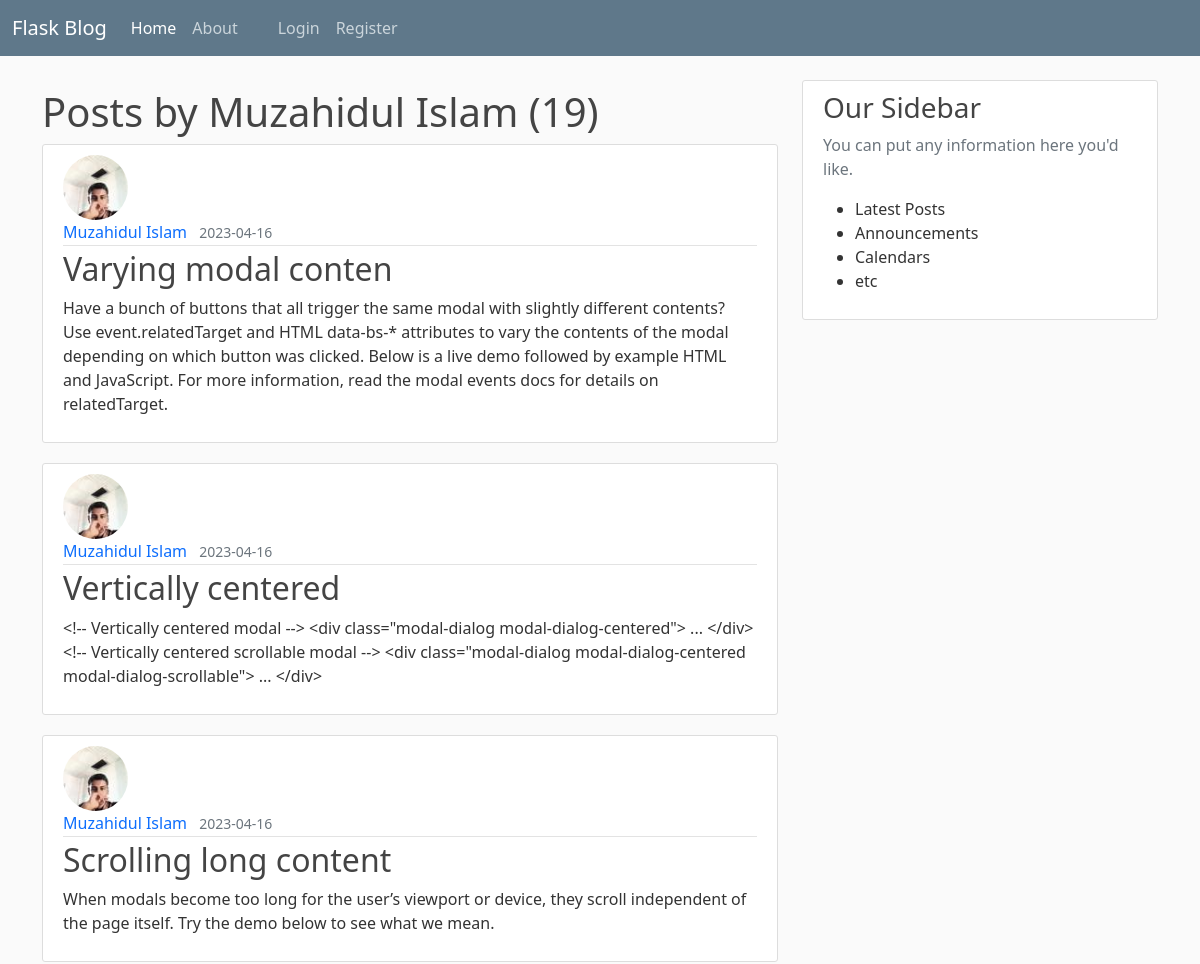
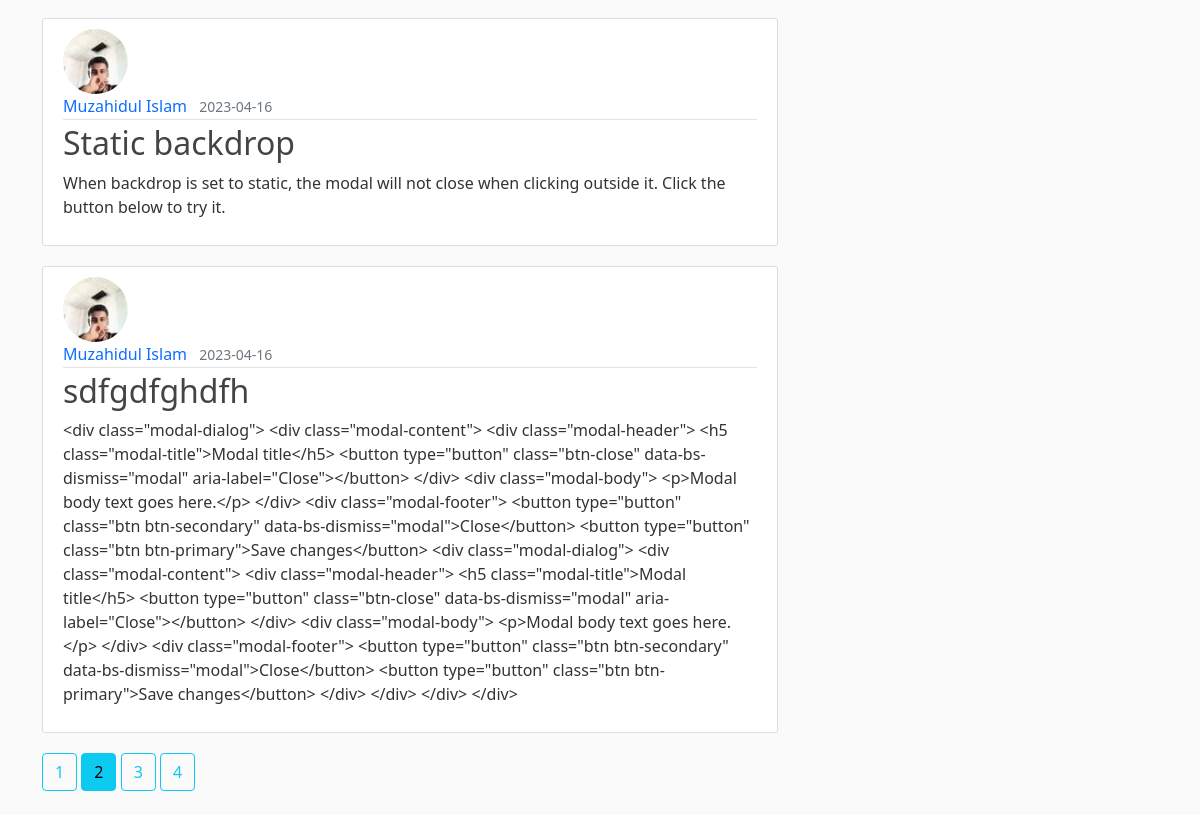
The page /user/Muzahidul Islam?page=2 on the database its author committed (2 pictures, top to bottom).
### flaskblog/models.py (models this page shows, shortened)
class User(db.Model, UserMixin):
    id = db.Column(db.Integer,primary_key=True)
    username = db.Column(db.String(20),unique=True,nullable=False)
    email = db.Column(db.String(120),unique=True,nullable=False)
    image_file = db.Column(db.String(20),nullable=False, default = 'default.jpg')
    password = db.Column(db.String(60),nullable=False)
    posts = db.relationship('Post', backref='author',lazy=True)

class Post(db.Model):
    id = db.Column(db.Integer,primary_key=True)
    title = db.Column(db.String(100), nullable=False)
    date_posted  = db.Column(db.DateTime, nullable=False , default = datetime.utcnow)
    content = db.Column(db.String(1000), nullable = False)
    user_id = db.Column(db.Integer, db.ForeignKey('user.id'), nullable = False)

### flaskblog/routes.py (the view)
@app.route("/user/<string:username>")#this is second route to go home page
def user_posts(username):
    page = request.args.get('page',1, type=int)
    user = User.query.filter_by(username=username).first_or_404()
    posts = Post.query.filter_by(author=user).order_by(Post.date_posted.desc()).paginate(page=page, per_page=5)
    return render_template('user_post.html', posts = posts, user=user) #sending arguments

### flaskblog/templates/user_post.html
{% extends "layout.html" %}
{% block content%}
    <h1 class="my-2">Posts by {{user.username}} ({{posts.total}})</h1>
    {% for post in posts.items %}
        <article class="media content-section">
            <img class="rounded-circle article-img" src="{{url_for('static', filename='profilePic/' + post.author.image_file)}}" alt="">
            <div class="media-body">
                <div class="article-metadata">
                    <a class="me-2" href="{{url_for('user_posts', username=post.author.username)}}">{{post.author.username}}</a>
                    <small class="text-muted">{{post.date_posted.strftime('%Y-%m-%d')}}</small>
                </div>
                <h2><a class="article-title" href="{{url_for('post', post_id=post.id)}}">{{post.title}}</a></h2>
                <p>{{post.content}}</p>
            </div>
        </article>
    {% endfor%}
    {% for page_num in posts.iter_pages(left_edge=1, right_edge=1, left_current=1, right_current=2) %}
        {% if page_num %}
            {% if posts.page == page_num %}
                <a class="btn btn-info mb-4" href="{{url_for('user_posts',page=page_num, username=user.username)}}">{{page_num}}</a>
            {% else %}
                <a class="btn btn-outline-info mb-4" href="{{url_for('user_posts',page=page_num, username=user.username)}}">{{page_num}}</a>
            {% endif %}
        {% else %}
        ...
        {% endif %}
    {% endfor %}
{% endblock content%}

### flaskblog/static/main.css (style rules this page uses)
body { background: #fafafa; color: #333333; margin-top: 5rem; }
h1,h2,h3,h4,h5,h6 { color: #444444; }
.content-section { background: #ffffff; padding: 10px 20px; border: 1px solid #dddddd; border-radius: 3px; margin-bottom: 20px; }
.article-title { color: #444444; }
.article-img { height: 65px; width: 65px; margin-right: 16px; }
.article-metadata { padding-bottom: 1px; margin-bottom: 4px; border-bottom: 1px solid #e3e3e3; }
a { text-decoration: none; }

### rows shown on the page
User: username "Muzahidul Islam"
Post: image_file (picture), author.username "Muzahidul Islam", date_posted "2023-04-16", title "Varying modal conten", content "Have a bunch of buttons that all trigger the same modal with slightly different contents? Use event.relatedTarget and HTML data-bs-* attributes to vary the contents of the modal depending on which button was clicked. Below is a live demo followed by example HTML and JavaScript. For more information, read the modal events docs for details on relatedTarget."
Post: image_file (picture), author.username "Muzahidul Islam", date_posted "2023-04-16", title "Vertically centered", content "<!-- Vertically centered modal --> <div class=\"modal-dialog modal-dialog-centered\"> ... </div> <!-- Vertically centered scrollable modal --> <div class=\"modal-dialog modal-dialog-centered modal-dialog-scrollable\"> ... </div>"
Post: image_file (picture), author.username "Muzahidul Islam", date_posted "2023-04-16", title "Scrolling long content", content "When modals become too long for the user’s viewport or device, they scroll independent of the page itself. Try the demo below to see what we mean."
Post: image_file (picture), author.username "Muzahidul Islam", date_posted "2023-04-16", title "Static backdrop", content "When backdrop is set to static, the modal will not close when clicking outside it. Click the button below to try it."
Post: image_file (picture), author.username "Muzahidul Islam", date_posted "2023-04-16", title "sdfgdfghdfh", content "<div class=\"modal-dialog\"> <div class=\"modal-content\"> <div class=\"modal-header\"> <h5 class=\"modal-title\">Modal title</h5> <button type=\"button\" class=\"btn-close\" data-bs-dismiss=\"modal\" aria-label=\"Close\"></button> </div> <div class=\"modal-body\"> <p>Modal body text goes here.</p> </div> <div class=\"modal-footer\"> <button type=\"button\" class=\"btn btn-secondary\" data-bs-dismiss=\"modal\">Close</button> <button type=\"button\" class=\"btn btn-primary\">Save changes</button> <div class=\"modal-dialog\"> <div class=\"modal-content\"> <div class=\"modal-header\"> <h5 class=\"modal-title\">Modal title</h5> <button type=\"button\" class=\"btn-close\" data-bs-dismiss=\"modal\" aria-label=\"Close\"></button> </div> <div…"

### other values the page prints
{{ posts.total }} "19"
{{ page_num }} "1" "3" "4"
{{ page_num }} "2"
